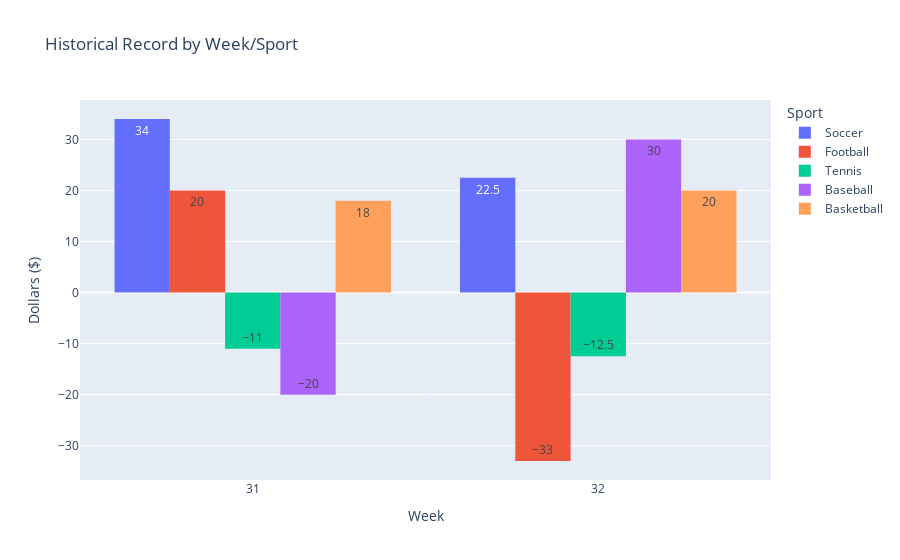

Notebook code for this chart:
### Code cell
week = px.histogram(df, 
            x="Week", 
            y="Win/Lose", 
            color="Sport", 
            barmode="group",
            title=f"Historical Record by Week/Sport"
            ,histfunc="sum"
            ,text_auto=True)

week.update_layout(yaxis_title="Dollars ($)")
week.update_xaxes(categoryorder='total descending')
week.update_yaxes(categoryorder='total descending')

week.show()

### Figure 1 — Plotly figure (JSON) as saved in the notebook; plotly's stock layout.template omitted (floating-point values rounded to 4 significant figures)
{"data": [{"alignmentgroup": "True", "bingroup": "x", "histfunc": "sum", "hovertemplate": "Sport=Soccer<br>Week=%{x}<br>sum of Win/Lose=%{y}<extra></extra>", "legendgroup": "Soccer", "marker": {"color": "#636efa", "pattern": {"shape": ""}}, "name": "Soccer", "offsetgroup": "Soccer", "orientation": "v", "showlegend": true, "texttemplate": "%{value}", "type": "histogram", "x": ["32", "32", "32", "32", "32", "31", "31", "31", "31", "31", "31", "31", "31", "31", "31", "31", "31"], "xaxis": "x", "y": [5, -12.5, 10, 10, 10, -6, 10, 15, 10, 0, -11, 10, 10, 10, -11, 10, -13], "yaxis": "y"}, {"alignmentgroup": "True", "bingroup": "x", "histfunc": "sum", "hovertemplate": "Sport=Football<br>Week=%{x}<br>sum of Win/Lose=%{y}<extra></extra>", "legendgroup": "Football", "marker": {"color": "#EF553B", "pattern": {"shape": ""}}, "name": "Football", "offsetgroup": "Football", "orientation": "v", "showlegend": true, "texttemplate": "%{value}", "type": "histogram", "x": ["32", "32", "32", "31", "31"], "xaxis": "x", "y": [-11, -11, -11, 10, 10], "yaxis": "y"}, {"alignmentgroup": "True", "bingroup": "x", "histfunc": "sum", "hovertemplate": "Sport=Tennis<br>Week=%{x}<br>sum of Win/Lose=%{y}<extra></extra>", "legendgroup": "Tennis", "marker": {"color": "#00cc96", "pattern": {"shape": ""}}, "name": "Tennis", "offsetgroup": "Tennis", "orientation": "v", "showlegend": true, "texttemplate": "%{value}", "type": "histogram", "x": ["32", "32", "32", "31", "31", "31", "31", "31"], "xaxis": "x", "y": [10, -12.5, -10, -10, -11, 10, 0, 0], "yaxis": "y"}, {"alignmentgroup": "True", "bingroup": "x", "histfunc": "sum", "hovertemplate": "Sport=Baseball<br>Week=%{x}<br>sum of Win/Lose=%{y}<extra></extra>", "legendgroup": "Baseball", "marker": {"color": "#ab63fa", "pattern": {"shape": ""}}, "name": "Baseball", "offsetgroup": "Baseball", "orientation": "v", "showlegend": true, "texttemplate": "%{value}", "type": "histogram", "x": ["32", "32", "32", "31", "31"], "xaxis": "x", "y": [10, 10, 10, -10, -10], "yaxis": "y"}, {"alignmentgroup": "True", "bingroup": "x", "histfunc": "sum", "hovertemplate": "Sport=Basketball<br>Week=%{x}<br>sum of Win/Lose=%{y}<extra></extra>", "legendgroup": "Basketball", "marker": {"color": "#FFA15A", "pattern": {"shape": ""}}, "name": "Basketball", "offsetgroup": "Basketball", "orientation": "v", "showlegend": true, "texttemplate": "%{value}", "type": "histogram", "x": ["32", "32", "31", "31", "31", "31", "31", "31"], "xaxis": "x", "y": [10, 10, -11, -11, 10, 10, 10, 10], "yaxis": "y"}], "layout": {"barmode": "group", "legend": {"title": {"text": "Sport"}, "tracegroupgap": 0}, "title": {"text": "Historical Record by Week/Sport"}, "xaxis": {"anchor": "y", "categoryorder": "total descending", "domain": [0, 1], "title": {"text": "Week"}}, "yaxis": {"anchor": "x", "categoryorder": "total descending", "domain": [0, 1], "title": {"text": "Dollars ($)"}}}}
